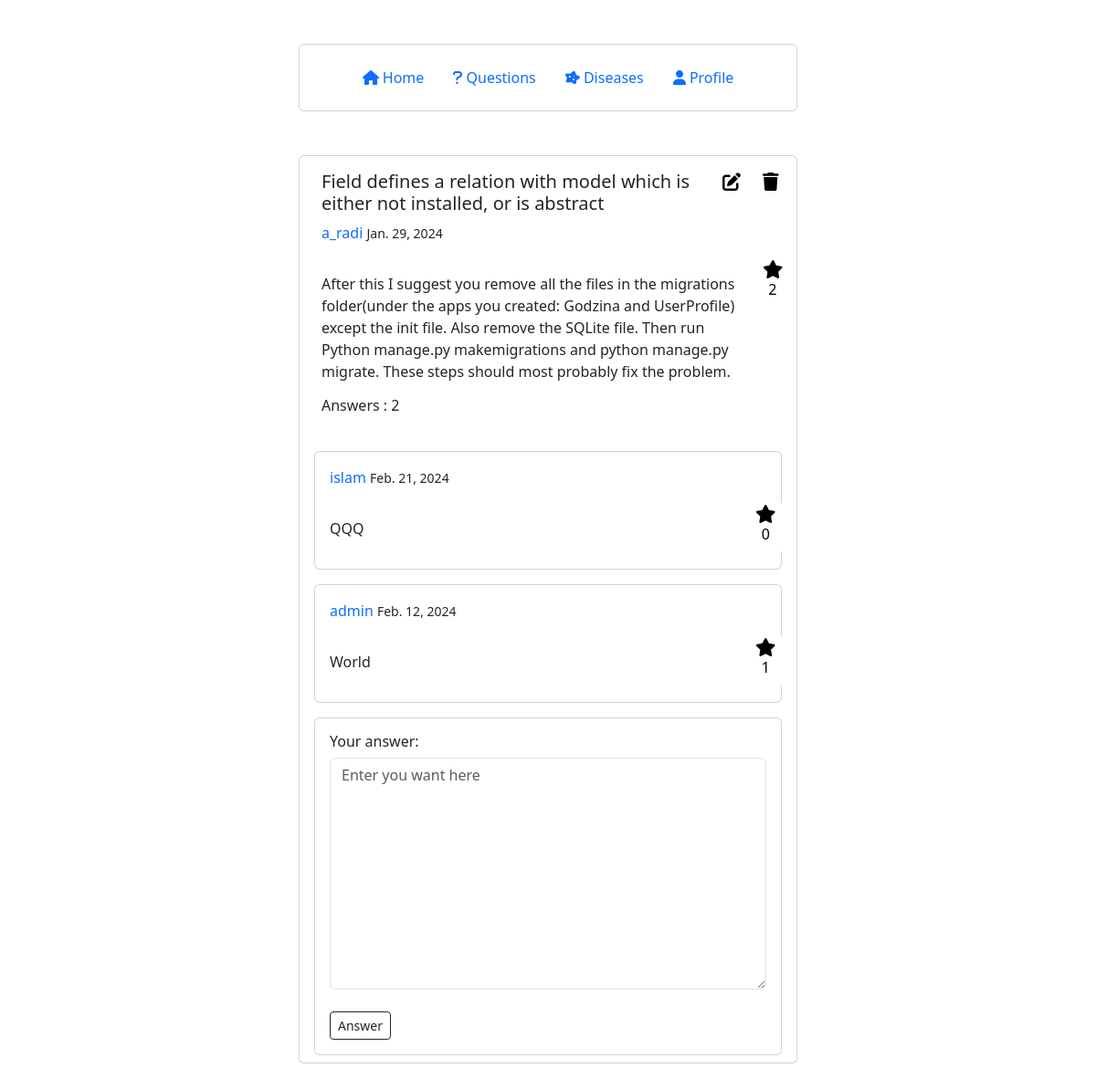
Screenshot of /detail_question/2/ (signed in) with the database file from the repository.
### account/models.py (models this page shows, shortened)
class Question(models.Model):
    STATUS = (
        ('Not Answered', 'Not Answered'),
        ('Answered', 'Answered'),
    )
    user = models.ForeignKey(User, on_delete=models.CASCADE, null=True)
    title = models.CharField(max_length=100, unique=True, null=True)
    body = models.TextField(max_length=1000, null=True)
    created_on = models.DateTimeField(auto_now_add=True, null=True)
    last_modified = models.DateTimeField(auto_now=True, null=True)
    question_votes_count = models.PositiveIntegerField(default=0, null=True)
    status = models.CharField(max_length=200, default="Not Answered", choices=STATUS, null=True)

class Answer(models.Model):
    user = models.ForeignKey(User, on_delete=models.CASCADE, null=True)
    question = models.ForeignKey(Question, on_delete=models.CASCADE, null=True)
    body = models.TextField(max_length=1000, null=True)
    created_on = models.DateTimeField(auto_now_add=True, null=True)
    last_modified = models.DateTimeField(auto_now=True, null=True)
    answer_votes_count = models.PositiveIntegerField(default=0, null=True)

### account/views.py (the view, shortened to what this page needs)
# urls.py: path("detail_question/<int:pk_question>/", views.detail_question, name="detail_question"),
@login_required(login_url='login')
def detail_question(request, pk_question):
    user = request.user
    question = Question.objects.get(pk=pk_question)
    if request.method == "GET":
        question_vote = QuestionVotes.objects.filter(user=user, question=question)
        answers = Answer.objects.filter(question=question).order_by("-created_on")
        answer_votes = AnswerVotes.objects.filter(user=user)
        combined_data = {}                          # Assuming posts and likes are lists or querysets
        for answer in answers:                      # Initialize combined_data with 'unvote' for all answers
            combined_data[answer] = 'unvote'
        for vote in answer_votes:                   # Update combined_data based on likes
            if vote.answer in combined_data:
                combined_data[vote.answer] = 'vote'
        answer_form = AnswerForm()
        context = {
            'question': question,
            'question_vote': question_vote,
            'combined_data': combined_data,
            'answer_form': answer_form,
            }
        return render(request, "question/detail_question.html", context)

### account/forms.py
class AnswerForm(forms.Form):
    body = forms.CharField(
        widget=forms.Textarea(
            attrs={"class": "form-control", "placeholder": "Enter you want here", "rows": 10}
        )
    )

### account/templates/question/detail_question.html (shortened to what this page needs)
{% extends "base.html" %}
{% block page_content %}
    <div class="container mt-5 mb-5">
        <div class="row d-flex align-items-center justify-content-center">
            <div class="col-md-6">
                <div class="card">
                    <div class="p-2 ">
                        <div class="row px-3 py-2">
                            <div class="col-10">
                                <h5> {{ question.title }} </h5>
                                {% if user == question.user %}
                                    <a style="text-decoration: none" href="{% url 'user_profile' %}">
                                        <span class="font-weight-bold"> {{ question.user }} </span>
                                    </a>
                                    <small >{{ question.created_on.date }}</small>
                                {% else %}
                                    <a style="text-decoration: none" href="{% url 'user_profile_everyone' question.user.id %}">
                                        <span class="font-weight-bold"> {{ question.user }} </span>
                                    </a>
                                    <small >{{ question.created_on.date }}</small>
                                {% endif %}
                            </div>
                            {% if user == question.user %}
                                <div class="col-1 text-center">
                                    <button style="border: none; outline: none; background-color: #ffffff;">
                                        <a style="color: black;" href="{% url 'update_question' question.id %}">
                                            <i class="fa fa-edit" style="font-size:20px"></i>
                                        </a>
                                    </button>
                                </div>
                                <div class="col-1 text-center">
                                    <button style="border: none; outline: none; background-color: #ffffff;">
                                        <a style="color: black;" href="{% url 'delete_question' question.id %}">
                                            <i class="fa fa-trash" style="font-size:20px"></i>
                                        </a>
                                    </button>
                                </div>
                            {% endif %}
                        </div>
                        <div class="row px-3 py-2">
                            <div class="col-11">
                                <p> {{ question.body | linebreaks | safe }} </p>
                                <h6> Answers : {{ question.answer_set.count }} </h6>
                            </div>
                            <div class="col-1 text-center">
                                <form method="post">
                                    {% if question_vote %}
                                        <button type="submit" style="border: none; outline: none; background-color: #ffffff;">
                                            <i style="text-decoration: none; color:green; font-size:20px" class="fa fa-star"></i>
                                            <h6> {{ question.question_votes_count }} </h6>
                                        </button>
                                    {% else %}
                                        <button type="submit" style="border: none; outline: none; background-color: #ffffff;">
                                            <i style="text-decoration: none; color:black; font-size:20px" class="fa fa-star"></i>
                                            <h6> {{ question.question_votes_count }} </h6>
                                        </button>
                                    {% endif %}
                                </form>
                            </div>
                        </div>
                    </div>
                    {% for answer, vote in combined_data.items %}
                        <div class="p-2 px-3">
                            <div class="card">
                                <div class="p-2 ">
                                    <div class="row px-2 py-2">
                                        <div class="col-11">
                                            {% if user == answer.user %}
                                                <a style="text-decoration: none" href="{% url 'user_profile' %}">
                                                    <span class="font-weight-bold"> {{ answer.user }} </span>
                                                </a>
                                                <small >{{ answer.created_on.date }}</small>
                                            {% else %}
                                                <a style="text-decoration: none" href="{% url 'user_profile_everyone' answer.user.id %}">
                                                    <span class="font-weight-bold"> {{ answer.user }} </span>
                                                </a>
                                                <small >{{ answer.created_on.date }}</small>
                                            {% endif %}
                                        </div>
                                    </div>
                                    <div class="row px-2 py-2">
                                        <div class="col-11">
                                            <p> {{ answer.body | linebreaks | safe }} </p>
                                        </div>
                                        <div class="col-1">
                                            <form action="{% url 'vote_answer' question.id answer.id %}" method="post">
                                            <form method="post">
                                                {% if vote == "vote" %}
                                                    <button type="submit" style="border: none; outline: none; background-color: #ffffff;">
                                                        <i style="text-decoration: none; color:green; font-size:20px" class="fa fa-star"></i>
                                                        <h6> {{ answer.answer_votes_count }} </h6>
                                                    </button>
                                                {% else %}
                                                    <button type="submit" style="border: none; outline: none; background-color: #ffffff;">
                                                        <i style="text-decoration: none; color:black; font-size:20px" class="fa fa-star"></i>
                                                        <h6> {{ answer.answer_votes_count }} </h6>
                                                    </button>
                                                {% endif %}
                                            </form>
                                        </div>
                                    </div>
                                </div>
                            </div>
                        </div>
                    {% endfor %}
                    <div class="p-2 px-3">
                        <div class="card">
                            <div class="p-2">
                                <div class="row px-2 py-2">
                                    <h6>Your answer:</h6>
                                    <form method="post">
                                        <div class="comment-input">
                                            {{ answer_form.body }}
                                        </div><br>
                                        <div class="comment-input">
                                            <button type="submit" class="btn btn-outline-dark btn-sm btn-block">Answer</button>
                                        </div>
                                    </form>
                                </div>
                            </div>
                        </div>
                    </div>
                </div>
            </div>
        </div>
    </div>
{% endblock page_content %}

### static/css/base.css (style rules this page uses)
body { background-color: #eee; font-family: "Poppins", sans-serif; font-weight: 300 }
.card { border:none }
.form-control { border-radius: 26px }
.comment-input { position: relative }

### rows the page displays
Question: title "Field defines a relation with model which is either not installed, or is abstract", user "a_radi", created_on "Jan. 29, 2024", body "After this I suggest you remove all the files in the migrations folder(under the apps you created: Godzina and UserProfile) except the init file. Also remove the SQLite file. Then run Python manage.py makemigrations and python manage.py migrate. These steps should most probably fix the problem.", answer_set.count "2", question_votes_count "2"
Answer: user "islam", created_on "Feb. 21, 2024", body "QQQ", answer_votes_count "0"
Answer: user "admin", created_on "Feb. 12, 2024", body "World", answer_votes_count "1"
